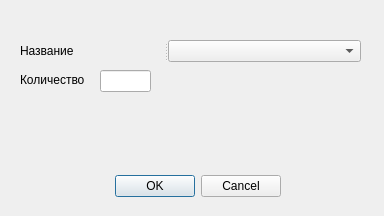
<?xml version="1.0" encoding="UTF-8"?>
<ui version="4.0">
 <class>AddProductToFridgeWindow</class>
 <widget class="QDialog" name="AddProductToFridgeWindow">
  <property name="windowModality">
   <enum>Qt::ApplicationModal</enum>
  </property>
  <property name="geometry">
   <rect>
    <x>0</x>
    <y>0</y>
    <width>384</width>
    <height>216</height>
   </rect>
  </property>
  <property name="windowTitle">
   <string>Изменить ингредиент</string>
  </property>
  <property name="toolTipDuration">
   <number>1</number>
  </property>
  <widget class="QDialogButtonBox" name="buttonBox">
   <property name="geometry">
    <rect>
     <x>-140</x>
     <y>170</y>
     <width>421</width>
     <height>32</height>
    </rect>
   </property>
   <property name="orientation">
    <enum>Qt::Horizontal</enum>
   </property>
   <property name="standardButtons">
    <set>QDialogButtonBox::Cancel|QDialogButtonBox::Ok</set>
   </property>
  </widget>
  <widget class="QLabel" name="labelCount">
   <property name="geometry">
    <rect>
     <x>20</x>
     <y>72</y>
     <width>65</width>
     <height>16</height>
    </rect>
   </property>
   <property name="text">
    <string>Количество</string>
   </property>
  </widget>
  <widget class="QLineEdit" name="lineEdit">
   <property name="geometry">
    <rect>
     <x>100</x>
     <y>70</y>
     <width>51</width>
     <height>22</height>
    </rect>
   </property>
  </widget>
  <widget class="QSplitter" name="splitter">
   <property name="geometry">
    <rect>
     <x>20</x>
     <y>40</y>
     <width>341</width>
     <height>22</height>
    </rect>
   </property>
   <property name="orientation">
    <enum>Qt::Horizontal</enum>
   </property>
   <widget class="QLabel" name="labelNameIngredient">
    <property name="text">
     <string>Название</string>
    </property>
   </widget>
   <widget class="QComboBox" name="comboBox"/>
  </widget>
 </widget>
 <resources/>
 <connections>
  <connection>
   <sender>buttonBox</sender>
   <signal>accepted()</signal>
   <receiver>AddProductToFridgeWindow</receiver>
   <slot>accept()</slot>
   <hints>
    <hint type="sourcelabel">
     <x>248</x>
     <y>254</y>
    </hint>
    <hint type="destinationlabel">
     <x>157</x>
     <y>274</y>
    </hint>
   </hints>
  </connection>
  <connection>
   <sender>buttonBox</sender>
   <signal>rejected()</signal>
   <receiver>AddProductToFridgeWindow</receiver>
   <slot>reject()</slot>
   <hints>
    <hint type="sourcelabel">
     <x>316</x>
     <y>260</y>
    </hint>
    <hint type="destinationlabel">
     <x>286</x>
     <y>274</y>
    </hint>
   </hints>
  </connection>
 </connections>
</ui>
